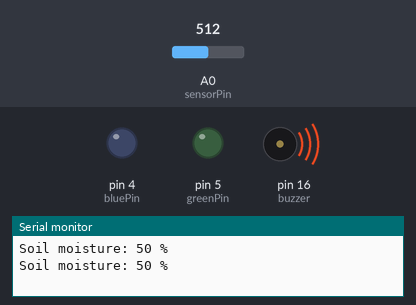
A sketch run on a simulated Arduino Uno, built with avr-gcc and run on an emulated ATmega328P. On the bench: output pins drawn as LEDs (lit = HIGH), buzzer (waves = sounding, pin HIGH), the last lines printed to the serial monitor. The test bench sets the inputs (shaded band); at power-on: A0 (sensorPin) = 512. Pins used as bus, display or sensor lines are not drawn.

Above: at 4.8 s.
4.9 s: A0 (sensorPin) set to 122
At 9.0 s:
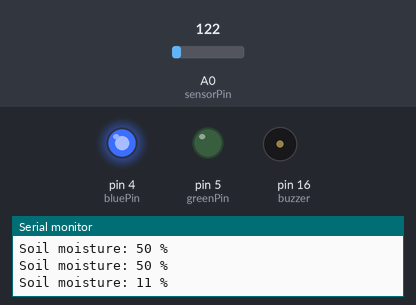
11.5 s: A0 (sensorPin) set to 196
16.5 s: A0 (sensorPin) set to 213
At 17.2 s:
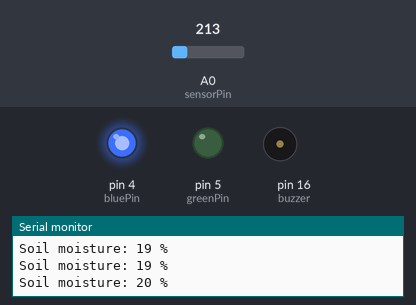
21.5 s: A0 (sensorPin) set to 306
At 22.8 s:
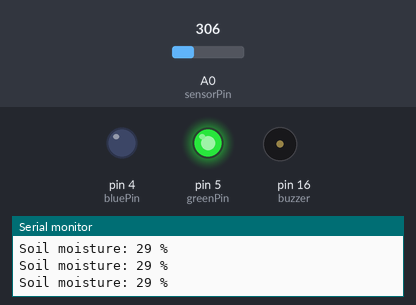
26.5 s: A0 (sensorPin) set to 28
At 26.9 s:
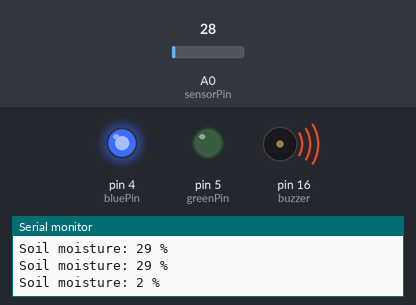
Timing chart, 0 to 32.5 s (numbered marks = the images above; inputs shaded):
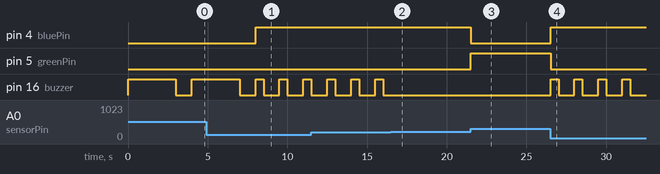

The sketch:

Homework_Hardware.ino
```cpp
#define sensorPin  A0
#define redPin  0
#define greenPin  5
#define bluePin  4
#define buzzer  16
void setup() {
  Serial.begin(19200);

pinMode(buzzer,OUTPUT);

//**********RGB*******************
  pinMode(redPin, OUTPUT);
  pinMode(greenPin, OUTPUT);
  pinMode(bluePin, OUTPUT);
}

void loop() {
     int sensorValue;
sensorValue = analogRead(sensorPin);
sensorValue = map(sensorValue, 0, 1023, 0, 100);
Serial.print("Soil moisture: ");
  Serial.print(sensorValue);
  Serial.println(" %");


if(sensorValue > 21  && sensorValue < 37){
  setColor(0, 255, 0);//ความชื้นพอดี สีเขียว
  }

    else if(sensorValue < 20 ){
     setColor(0, 0, 255); //ความชื้นเกิน สีฟ้า ร้องเตีอนสั้นรั่วๆ
digitalWrite(buzzer , HIGH); // สร้างเสียงเตือน
delay(500); //
digitalWrite(buzzer , LOW);
delay(500);}

   else if(sensorValue > 38 ){
  setColor(255, 0, 0);  //ความชื้นน้อยสีแดง ร้องเตีอนยาวรั่วๆ
digitalWrite(buzzer , HIGH); // สร้างเสียงเตือน
delay(3000); //
digitalWrite(buzzer , LOW);
delay(500); }

delay(500);


}


void setColor(int red, int green, int blue)
{
  #ifdef COMMON_ANODE
    red = 255 - red;
    green = 255 - green;
    blue = 255 - blue;
  #endif
  analogWrite(redPin, red);
  analogWrite(greenPin, green);
  analogWrite(bluePin, blue);
}
```

Measured:
- the behaviour switches between 204 and 205 on A0 (sensorPin) (found by bisection; images 1 and 2)
- after the input at 4.9 s, pin 4 (bluePin): LOW → HIGH after 3.1 s
- after the input at 16.5 s, pin 16 (buzzer): stops changing and stays LOW
- after the input at 21.5 s, pin 4 (bluePin): HIGH → LOW at once; pin 5 (greenPin): LOW → HIGH at once
- after the input at 26.5 s, pin 4 (bluePin): LOW → HIGH at once; pin 5 (greenPin): HIGH → LOW at once; pin 16 (buzzer): alternates HIGH for 0.50 s and LOW for 1.0 s, starting at once
- by itself, pin 16 (buzzer): alternates HIGH for 0.50 s and LOW for 1.0 s
